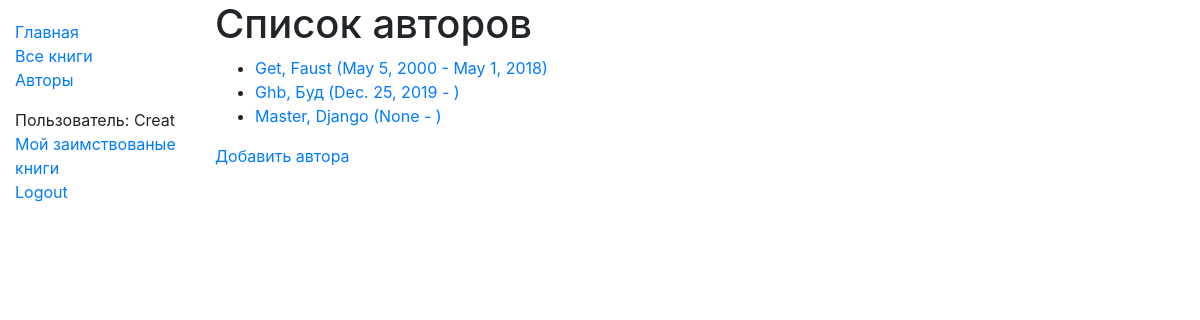
/catalog/authors/ (signed in), run on the app's committed database.
### catalog/models.py (models this page shows)
class Author(models.Model):
    first_name = models.CharField(max_length=100)
    last_name = models.CharField(max_length=100)
    date_of_birth = models.DateField(null=True, blank=True)
    date_of_death = models.DateField('died', null=True, blank=True)
    class Meta:
        ordering = ['last_name', 'first_name']
    def get_absolute_url(self):
        return reverse('author-detail', args=[str(self.id)])
    def __str__(self):
        return '{0}, {1}'.format(self.last_name, self.first_name)

### catalog/views.py (the view)
# urls.py: path('authors/', views.AuthorListView.as_view(), name='authors'),
class AuthorListView(generic.ListView):
    model = Author
    paginate_by = 10

### catalog/templates/catalog/author_list.html
{% extends "base_generic.html" %}
{% block content %}
<h1>Список авторов</h1>
{% if author_list %}
  <ul>
  {% for author in author_list %}
    <li>
      <a href="{{ author.get_absolute_url }}">
      {{ author }} ({{author.date_of_birth}} - {% if author.date_of_death %}{{author.date_of_death}}{% endif %})
      </a>
    </li>
  {% endfor %}
 </ul>
{% else %}
  <p>Нет доступных авторов.</p>
{% endif %}
{% if user.is_authenticated %}
	<a href="{% url 'author_create' %}">Добавить автора</a>
{% endif %}
{% endblock %}

### catalog/templates/base_generic.html (shortened to what this page needs)
<!DOCTYPE html>
<html lang="en">
<head>
  <link rel="stylesheet" href="https://stackpath.bootstrapcdn.com/bootstrap/4.1.3/css/bootstrap.min.css">
  {% load static %}
  <link rel="stylesheet" href="{% static 'css/styles.css' %}">
</head>
<body>
  <div class="container-fluid">
    <div class="row">
      <div class="col-sm-2">
      {% block sidebar %}
        <ul class="sidebar-nav">
          <li><a href="{% url 'index' %}">Главная</a></li>
          <li><a href="{% url 'books' %}">Все книги</a></li>
          <li><a href="{% url 'authors' %}">Авторы</a></li>
            <p>{% if user.is_authenticated %}</p>
         <li>Пользователь: {{ user.get_username }}</li>
         <li><a href="{% url 'my-borrowed' %}">Мой заимствованые книги</a></li>
         <li><a href="{% url 'logout'%}?next={{request.path}}">Logout</a></li>
   {% else %}
     <li><a href="{% url 'login' %}?next={{request.path}}">Login</a></li>
     <li><a href="{% url 'register' %}">Регистрация</a></li>
   {% endif %}
        </ul>
     {% endblock %}
      </div>
      <div class="col-sm-10 ">{% block content %}{% endblock %}</div>
    </div>
  </div>
</body>
</html>

### catalog/static/css/styles.css (style rules this page uses)
.sidebar-nav { margin-top: 20px; padding: 0; list-style: none; }

### data on the page
Author: last_name+first_name "Get, Faust", date_of_birth "May 5, 2000", date_of_death "May 1, 2018"
Author: last_name+first_name "Ghb, Буд", date_of_birth "Dec. 25, 2019"
Author: last_name+first_name "Master, Django", date_of_birth "None"

### other printed values
{{ user.get_username }} "Creat"
